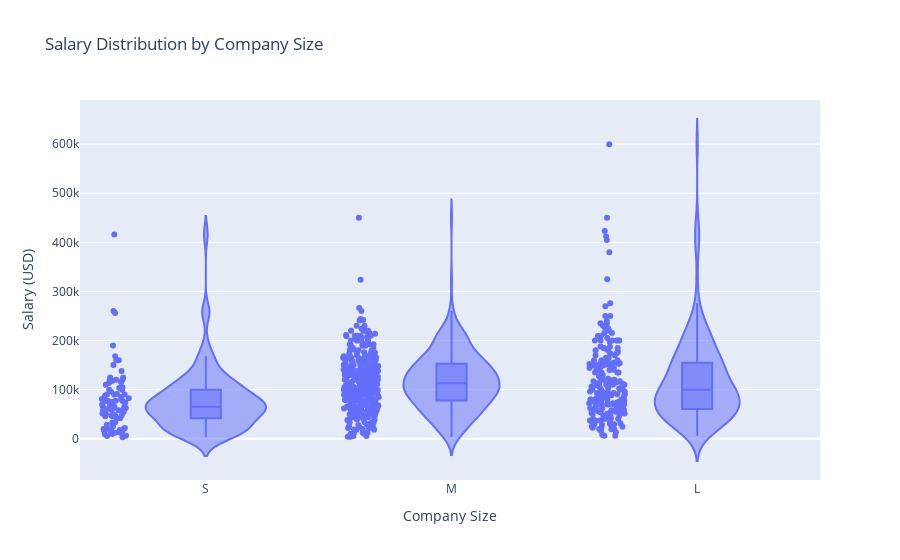

The code cell stored with this chart in its notebook:
### Markdown cell above
Now let us check **salary distribution** by company size:

We have 3 types of companies:
*   **L** - large company (more than 250 employees)
*   **M** - medium company (from 50 to 250 employees)
*   **S** - small company (up to 50 employees)

### Code cell
filtered_companies_by_size = df.groupby('company_size')['salary_in_usd'].median()

salaries_dist_violin = px.violin(
    df, 
    x='company_size', 
    y='salary_in_usd', 
    title="Salary Distribution by Company Size",
    labels={'company_size': 'Company Size', 'salary_in_usd': 'Salary (USD)'},
    box=True,  
    points="all"
)

salaries_dist_violin.update_layout(
    xaxis=dict(
        categoryorder='array',
        categoryarray=['S', 'M', 'L']
    )
)

salaries_dist_violin.show()

### Figure 1 — Plotly figure (JSON) as saved in the notebook; plotly's stock layout.template omitted (floating-point values rounded to 4 significant figures; data arrays with more than 128 entries replaced by an {"elided": "..."} marker saying what was removed)
{"data": [{"alignmentgroup": "True", "box": {"visible": true}, "hovertemplate": "Company Size=%{x}<br>Salary (USD)=%{y}<extra></extra>", "legendgroup": "", "marker": {"color": "#636efa"}, "name": "", "offsetgroup": "", "orientation": "v", "points": "all", "scalegroup": "True", "showlegend": false, "type": "violin", "x": {"elided": "607 str values"}, "x0": " ", "xaxis": "x", "y": {"elided": "607 int values"}, "y0": " ", "yaxis": "y"}], "layout": {"legend": {"tracegroupgap": 0}, "title": {"text": "Salary Distribution by Company Size"}, "violinmode": "group", "xaxis": {"anchor": "y", "categoryarray": ["S", "M", "L"], "categoryorder": "array", "domain": [0, 1], "title": {"text": "Company Size"}}, "yaxis": {"anchor": "x", "domain": [0, 1], "title": {"text": "Salary (USD)"}}}}
